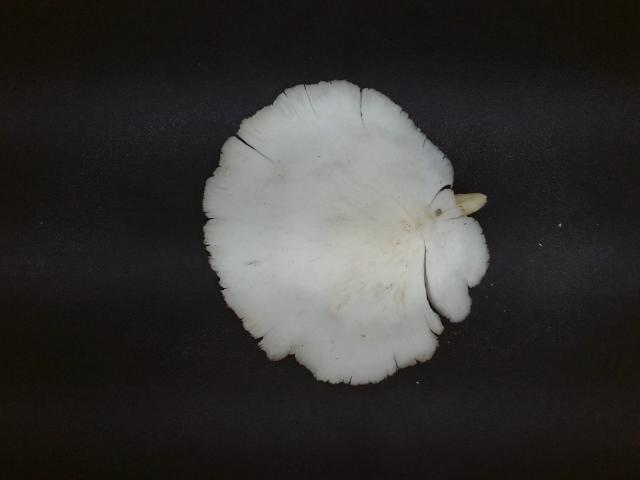
%> input picture Matlab/Deteksi Warna/WarnaSVM/Data Uji/baik 01.jpg, 640 x 480 px; its folder holds only this picture in this run
$ octave pengujian.m   (GNU Octave 9; MATLAB toolbox functions it lacks are replaced by stand-ins)
%> lines starting %> are read from the running program, lines starting %| are printed output that depends on the picture; in (x1, y1, x2, y2) boxes, pixels count from 0 and x2, y2 are one past the last pixel; in counts of white or black regions, pixels touching at a corner belong together; the program's own positions count from 1
clc; clear; close all; warning off all;

%menetapkan nama folder
nama_folder = 'Data Uji';
%membaca file berekstensi .jpg
nama_file = dir(fullfile(nama_folder,'*.jpg'));
%membaca jumlah file berekstensi .jpg
jumlah_file = numel(nama_file);

%melakukan inisialisasi variabel data latih
data_uji = zeros(jumlah_file,10);

%melakukan pengolahan citra terhadap seluruh file
for n = 1:jumlah_file
    %membaca file citra RGB
    Img = im2double(imread(fullfile(nama_folder,nama_file(n).name)));
    %figure, imshow(Img)

    %konversi citra RGB menjadi citra Grayscale
    Img_gray = rgb2gray(Img);
    %figure, imshow(Img_gray)

    %konversi citra Grayscale menjadi citra biner
    bw = imbinarize(Img_gray);
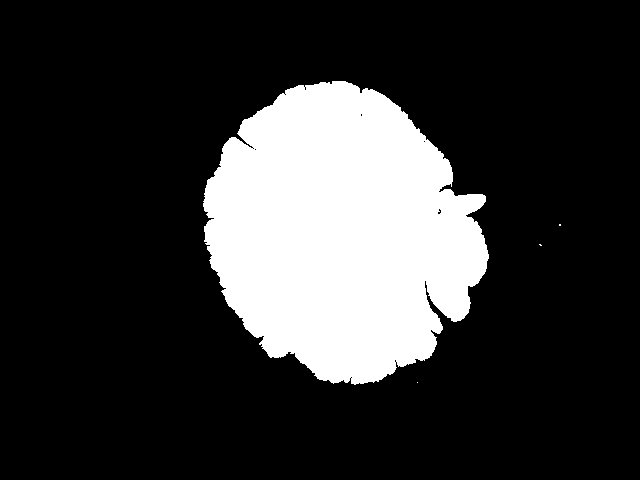
%> bw: size 480x640 logical; 20.3% white; 4 white regions (3 under 20 px), largest, box (x1, y1, x2, y2) and area: (203, 81, 489, 385) 62339
    %figure, imshow(bw)

    %melakukan operasi morfologi untuk menyempurnakan hasil segmentasi
    %1. filling holes
    bw = imfill(bw,'holes');
%> bw: size 480x640 logical; 20.3% white; 4 white regions (3 under 20 px), largest, box (x1, y1, x2, y2) and area: (203, 81, 489, 385) 62360
    %figure, imshow(bw)
    %2. area opening
    bw = bwareaopen(bw,1000);
%> bw: size 480x640 logical; 20.3% white; 1 white region, box (x1, y1, x2, y2) and area: (203, 81, 489, 385) 62360
    %figure, imshow(bw)

    %melakukan ekstraksi ciri warna RGB
    R = Img(:,:,1); %red
    G = Img(:,:,2); %green
    B = Img(:,:,3); %blue
    R(~bw) = 0;
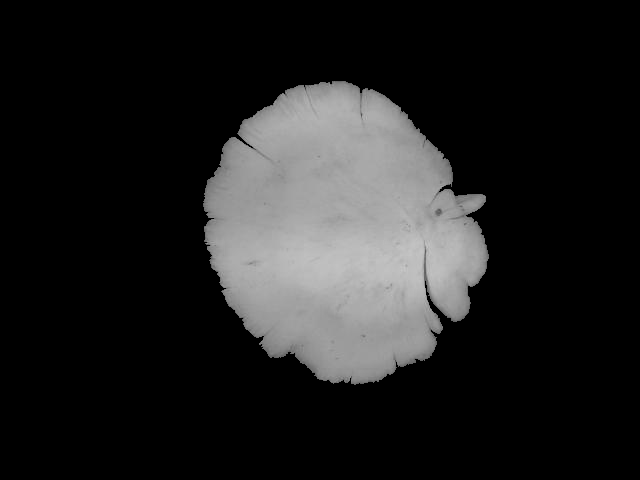
%> R: size 480x640 double; min 0, max 0.78, mean 0.128
    G(~bw) = 0;
    B(~bw) = 0;
        RGB = cat(3,R,G,B);
        figure, imshow(RGB)
        title({['Nama File: ',nama_file(n).name]})

    Red = sum(sum(R))/sum(sum(bw));
%> Red = 0.632
    Green = sum(sum(G))/sum(sum(bw));
%> Green = 0.639
    Blue = sum(sum(B))/sum(sum(bw));
%> Blue = 0.626

    %melakukan ekstraksi ciri warna HSV
    HSV = rgb2hsv(Img);
%> HSV: size 480x640x3 double; mean H, S, V 0.393, 0.152, 0.212
    %figure, imshow(HSV);

    H = HSV(:,:,1); %hue
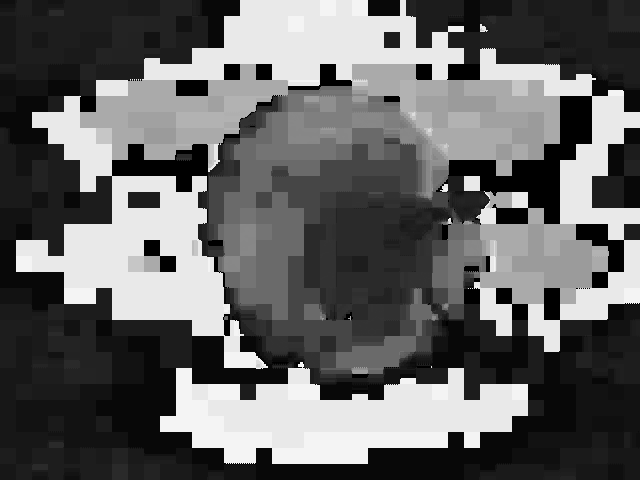
%> H: size 480x640 double; min 0, max 0.983, mean 0.393
    S = HSV(:,:,2); %saturation
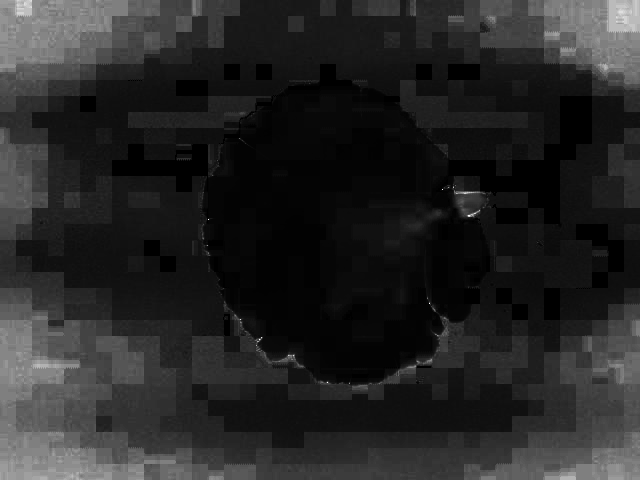
%> S: size 480x640 double; min 0, max 1, mean 0.152
    V = HSV(:,:,3); %value
    H(~bw) = 0;
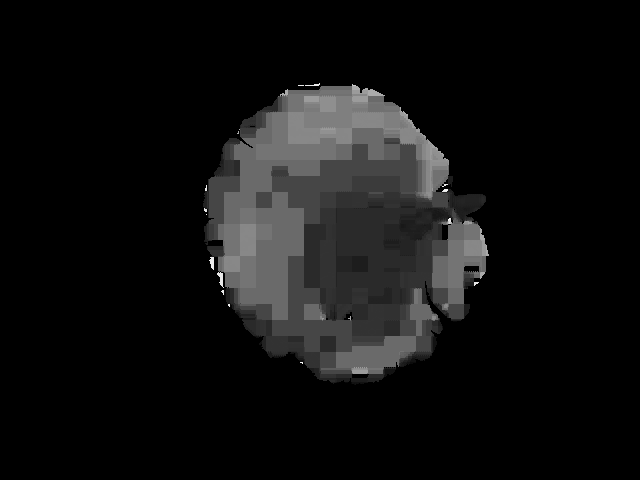
%> H: size 480x640 double; min 0, max 0.981, mean 0.0636
    S(~bw) = 0;
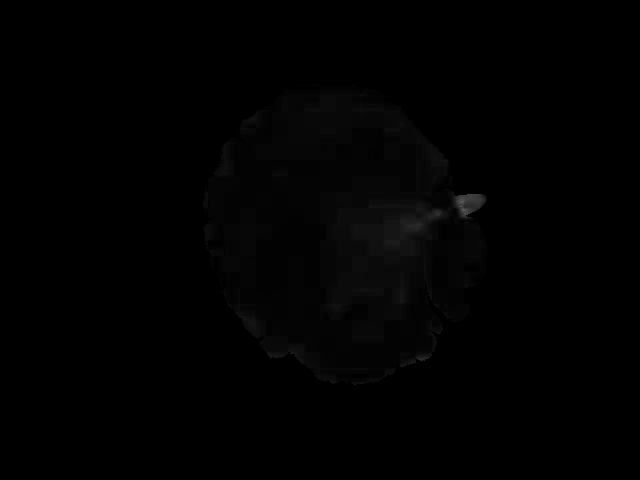
%> S: size 480x640 double; min 0, max 0.36, mean 0.00594
    V(~bw) = 0;

    Hue = sum(sum(H))/sum(sum(bw));
%> Hue = 0.313
    Saturation = sum(sum(S))/sum(sum(bw));
%> Saturation = 0.0293
    Value= sum(sum(V))/sum(sum(bw));
%> Value = 0.64

    %melakukan ekstraksi ciri tekstur GLCM
    Img_gray(~bw) = 0;
    %membentuk matriks kookurensi
    GLCM = graycomatrix(Img_gray,'Offset',[0 1; -1 1; -1 0; -1 -1]);
    stats = graycoprops(GLCM,{'Contrast','Correlation','Energy','Homogeneity'});
%> stats = {Contrast [0.0357 0.0527 0.0342 0.0472], Correlation [0.995 0.992 0.995 0.993], Energy [0.651 0.649 0.651 0.65], Homogeneity [0.993 0.99 0.993 0.991]}
    Contrast = mean(stats.Contrast);
%> Contrast = 0.0424
    Correlation = mean(stats.Correlation);
%> Correlation = 0.994
    Energy = mean(stats.Energy);
%> Energy = 0.65
    Homogeneity= mean(stats.Homogeneity);
%> Homogeneity = 0.992

    %mengisi variabel ciri baik dengan ciri hasil ekstraksi
    data_uji(n,1) = Red;
    data_uji(n,2) = Green;
    data_uji(n,3) = Blue;
    data_uji(n,4) = Hue;
    data_uji(n,5) = Saturation;
    data_uji(n,6) = Value;
    data_uji(n,7) = Contrast;
    data_uji(n,8) = Correlation;
    data_uji(n,9) = Energy;
    data_uji(n,10) = Homogeneity;
end

%menetapkan target latih
target_latih = cell(jumlah_file, 1);
for n = 1:5
    target_latih{n} = 'Putih';
end

for n = 6:8
    target_latih{n} = 'Putih Kekuningan';
end

%Memanggil variabel Mdl hasil pelatihan
load Mdl

%membaca kelas keluaran
%> (the run ends here)
